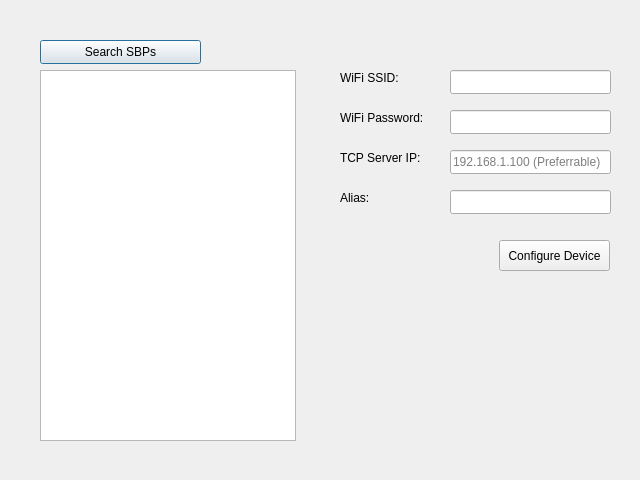
<?xml version="1.0" encoding="UTF-8"?>
<ui version="4.0">
 <class>Dialog</class>
 <widget class="QDialog" name="Dialog">
  <property name="geometry">
   <rect>
    <x>0</x>
    <y>0</y>
    <width>640</width>
    <height>480</height>
   </rect>
  </property>
  <property name="windowTitle">
   <string>Configure SBP Devices</string>
  </property>
  <widget class="QPushButton" name="search_sbp_btn">
   <property name="geometry">
    <rect>
     <x>40</x>
     <y>40</y>
     <width>161</width>
     <height>24</height>
    </rect>
   </property>
   <property name="text">
    <string>Search SBPs</string>
   </property>
  </widget>
  <widget class="QListWidget" name="sbp_list">
   <property name="geometry">
    <rect>
     <x>40</x>
     <y>70</y>
     <width>256</width>
     <height>371</height>
    </rect>
   </property>
  </widget>
  <widget class="QLabel" name="label">
   <property name="geometry">
    <rect>
     <x>340</x>
     <y>70</y>
     <width>71</width>
     <height>16</height>
    </rect>
   </property>
   <property name="text">
    <string>WiFi SSID:</string>
   </property>
  </widget>
  <widget class="QLabel" name="label_2">
   <property name="geometry">
    <rect>
     <x>340</x>
     <y>110</y>
     <width>91</width>
     <height>16</height>
    </rect>
   </property>
   <property name="text">
    <string>WiFi Password:</string>
   </property>
  </widget>
  <widget class="QLabel" name="label_3">
   <property name="geometry">
    <rect>
     <x>340</x>
     <y>150</y>
     <width>91</width>
     <height>16</height>
    </rect>
   </property>
   <property name="text">
    <string>TCP Server IP:</string>
   </property>
  </widget>
  <widget class="QLabel" name="label_4">
   <property name="geometry">
    <rect>
     <x>340</x>
     <y>190</y>
     <width>91</width>
     <height>16</height>
    </rect>
   </property>
   <property name="text">
    <string>Alias:</string>
   </property>
  </widget>
  <widget class="QLineEdit" name="ssid_le">
   <property name="geometry">
    <rect>
     <x>450</x>
     <y>70</y>
     <width>161</width>
     <height>24</height>
    </rect>
   </property>
  </widget>
  <widget class="QLineEdit" name="pass_le">
   <property name="geometry">
    <rect>
     <x>450</x>
     <y>110</y>
     <width>161</width>
     <height>24</height>
    </rect>
   </property>
  </widget>
  <widget class="QLineEdit" name="tcp_server_le">
   <property name="geometry">
    <rect>
     <x>450</x>
     <y>150</y>
     <width>161</width>
     <height>24</height>
    </rect>
   </property>
   <property name="inputMask">
    <string/>
   </property>
   <property name="text">
    <string notr="true"/>
   </property>
   <property name="placeholderText">
    <string>192.168.1.100 (Preferrable)</string>
   </property>
   <property name="clearButtonEnabled">
    <bool>true</bool>
   </property>
  </widget>
  <widget class="QLineEdit" name="alias_le">
   <property name="geometry">
    <rect>
     <x>450</x>
     <y>190</y>
     <width>161</width>
     <height>24</height>
    </rect>
   </property>
  </widget>
  <widget class="QPushButton" name="configure_device_btn">
   <property name="geometry">
    <rect>
     <x>499</x>
     <y>240</y>
     <width>111</width>
     <height>31</height>
    </rect>
   </property>
   <property name="text">
    <string>Configure Device</string>
   </property>
   <property name="checkable">
    <bool>false</bool>
   </property>
  </widget>
 </widget>
 <resources/>
 <connections/>
</ui>
